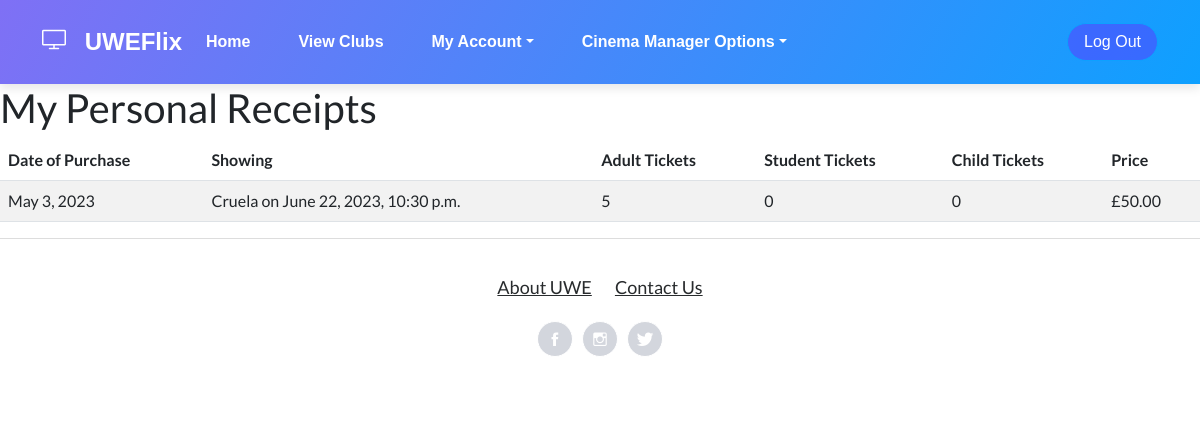
/accounts/personal_receipts/ (signed in), run on the app's committed database.
### Accounts/models.py (models this page shows)
class PersonalReceipt(models.Model):
    id = models.AutoField(primary_key=True, unique=True)
    user = models.ForeignKey(User, on_delete=models.DO_NOTHING)
    date = models.DateField(default=datetime.now)
    showing = models.ForeignKey(Showing, on_delete=models.DO_NOTHING)
    adult_tickets = models.PositiveIntegerField(default=0)
    student_tickets = models.PositiveIntegerField(default=0)
    child_tickets = models.PositiveIntegerField(default=0)
    price = models.DecimalField(max_digits=6, decimal_places=2)

### CinManager/models.py (models this page shows)
class Showing(models.Model):
    id = models.AutoField(primary_key=True)
    film = models.ForeignKey(Film, on_delete=models.DO_NOTHING)
    screen = models.ForeignKey(Screen, on_delete=models.DO_NOTHING)
    date = models.DateTimeField()
    bookedseats = models.IntegerField(default=0)

class Film(models.Model):
    id = models.AutoField(primary_key=True)
    title = models.CharField(max_length=100)
    age_rating = models.PositiveSmallIntegerField()
    duration = models.PositiveIntegerField()
    trailer_description = models.TextField()
    imageurl = models.CharField(max_length=1000)

### Accounts/views.py (the view)
# urls.py: path('personal_receipts/', views.personal_receipts, name='personal_receipts'),
def personal_receipts(request):
    userpermissions = check_permissions(request)
    receipts = PersonalReceipt.objects.filter(user=request.user)
    context = {'receipts': receipts, 'userpermissions': userpermissions}
    return render(request, 'UWEFlix/personal_receipts.html', context)

### Accounts/views.py (called while the page is built)
def check_permissions(request):
    if request.user.is_authenticated:
        if request.user.groups.filter(name='Cinema Managers').exists():
            userpermission = 1
        elif request.user.groups.filter(name='Club Representatives').exists():
            userpermission = 2
        elif request.user.groups.filter(name='Account Managers').exists():
            userpermission = 3
        elif request.user.groups.filter(name='Guest').exists():
            userpermission = 4
        else:
            userpermission = 0
    else:
        return redirect('Login')
    return userpermission

### web_project/templates/UWEFlix/personal_receipts.html
{% extends 'UWEFlix/layout.html' %}
{% block content %}
<h1>My Personal Receipts</h1>
{% if receipts %}
    <table class="table table-striped">
        <thead>
            <tr>
                <th>Date of Purchase</th>
                <th>Showing</th>
                <th>Adult Tickets</th>
                <th>Student Tickets</th>
                <th>Child Tickets</th>
                <th>Price</th>
            </tr>
        </thead>
        <tbody>
            {% for receipt in receipts %}
            <tr>
                <td>{{ receipt.date }}</td>
                <td>{{ receipt.showing.film.title }} on {{ receipt.showing.date }}</td>
                <td>{{ receipt.adult_tickets }}</td>
                <td>{{ receipt.student_tickets }}</td>
                <td>{{ receipt.child_tickets }}</td>
                <td>£{{ receipt.price }}</td>
            </tr>
            {% endfor %}
        </tbody>
    </table>
{% else %}
    <p>No personal receipts available.</p>
{% endif %}
{% endblock %}

### data on the page
PersonalReceipt: date "May 3, 2023", showing.film "Cruela", showing "June 22, 2023, 10:30 p.m.", adult_tickets "5", student_tickets "0", child_tickets "0", price "50.00"
